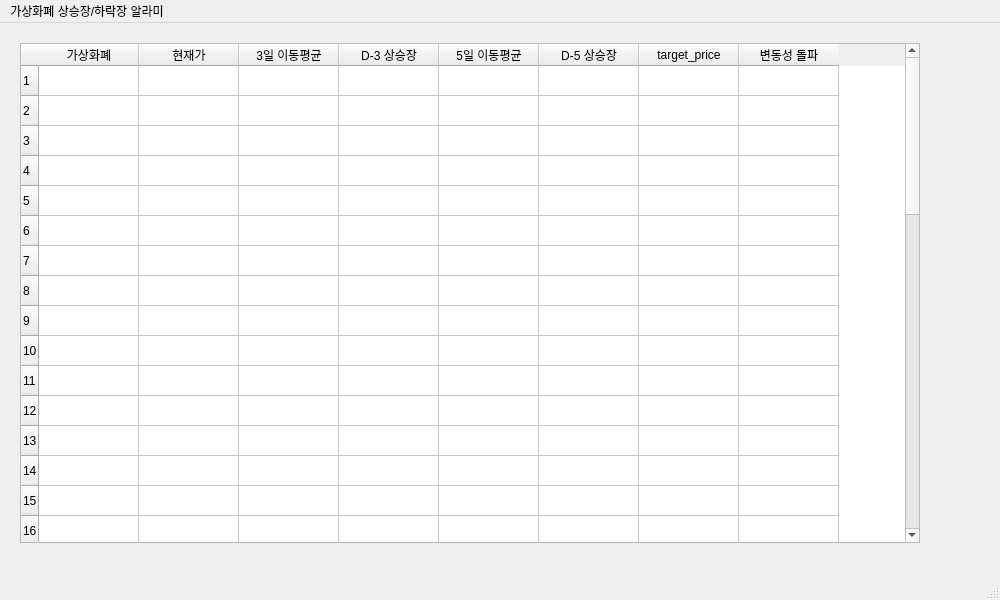
<?xml version="1.0" encoding="UTF-8"?>
<ui version="4.0">
 <class>MainWindow</class>
 <widget class="QMainWindow" name="MainWindow">
  <property name="geometry">
   <rect>
    <x>0</x>
    <y>0</y>
    <width>1000</width>
    <height>600</height>
   </rect>
  </property>
  <property name="windowTitle">
   <string>MainWindow</string>
  </property>
  <widget class="QWidget" name="centralwidget">
   <widget class="QTableWidget" name="tableWidget">
    <property name="geometry">
     <rect>
      <x>20</x>
      <y>20</y>
      <width>900</width>
      <height>500</height>
     </rect>
    </property>
    <property name="rowCount">
     <number>45</number>
    </property>
    <row/>
    <row/>
    <row/>
    <row/>
    <row/>
    <row/>
    <row/>
    <row/>
    <row/>
    <row/>
    <row/>
    <row/>
    <row/>
    <row/>
    <row/>
    <row/>
    <row/>
    <row/>
    <row/>
    <row/>
    <row/>
    <row/>
    <row/>
    <row/>
    <row/>
    <row/>
    <row/>
    <row/>
    <row/>
    <row/>
    <row/>
    <row/>
    <row/>
    <row/>
    <row/>
    <row/>
    <row/>
    <row/>
    <row/>
    <row/>
    <row/>
    <row/>
    <row/>
    <row/>
    <row/>
    <column>
     <property name="text">
      <string>가상화폐</string>
     </property>
    </column>
    <column>
     <property name="text">
      <string>현재가</string>
     </property>
    </column>
    <column>
     <property name="text">
      <string>3일 이동평균</string>
     </property>
    </column>
    <column>
     <property name="text">
      <string>D-3 상승장</string>
     </property>
    </column>
    <column>
     <property name="text">
      <string>5일 이동평균</string>
     </property>
    </column>
    <column>
     <property name="text">
      <string>D-5 상승장</string>
     </property>
    </column>
    <column>
     <property name="text">
      <string>target_price</string>
     </property>
    </column>
    <column>
     <property name="text">
      <string>변동성 돌파</string>
     </property>
    </column>
   </widget>
  </widget>
  <widget class="QMenuBar" name="menubar">
   <property name="geometry">
    <rect>
     <x>0</x>
     <y>0</y>
     <width>1000</width>
     <height>24</height>
    </rect>
   </property>
   <widget class="QMenu" name="menu">
    <property name="title">
     <string>가상화폐 상승장/하락장 알라미</string>
    </property>
   </widget>
   <addaction name="menu"/>
  </widget>
  <widget class="QStatusBar" name="statusbar"/>
 </widget>
 <resources/>
 <connections/>
</ui>
